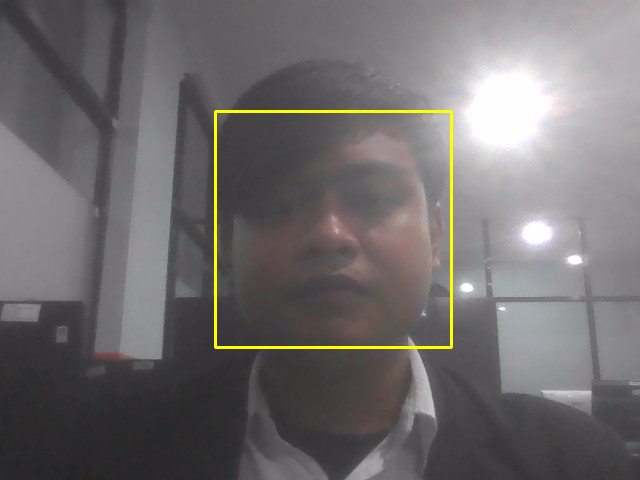
#> input picture original.png, 640 x 480 px, given in place of the camera
$ python uas.py
#> lines starting #> are read from the running program, lines starting #| are printed output that depends on the picture; after the words box and inside, x2 and y2 are one past the last pixel; in counts of white or black regions, pixels touching at a corner belong together
import os
import cv2

# Buat folder untuk menyimpan hasil snapshot
snapshot_folder = 'snapshots'
if not os.path.exists(snapshot_folder):
    os.makedirs(snapshot_folder)

# Load Haar Cascade untuk deteksi wajah
face_cascade = cv2.CascadeClassifier('haarcascade/haarcascade_frontalface_alt.xml')

# Buka kamera
cam = cv2.VideoCapture(0)

while True:
    ret, frame = cam.read()
#> frame is the input picture: shape (480, 640, 3); mean B, G, R 108, 108.8, 111.5
    if not ret:
        print("Gagal mengambil frame")
        break

    # Ubah ke grayscale untuk deteksi wajah
    gray = cv2.cvtColor(frame, cv2.COLOR_BGR2GRAY)

    # Deteksi wajah
    faces = face_cascade.detectMultiScale(gray, scaleFactor=1.1, minNeighbors=5, minSize=(30, 30))
#> faces = [[217, 111, 236, 236]]

    # Jika wajah terdeteksi
    for (x, y, w, h) in faces:
        # Gambar kotak kuning di sekitar wajah
        cv2.rectangle(frame, (x, y), (x + w, y + h), (0, 255, 255), 2)

        # Tekan 's' untuk menyimpan gambar
        if cv2.waitKey(1) & 0xFF == ord('s'):
            # 1. Simpan gambar original
            original_filename = os.path.join(snapshot_folder, 'original.png')
            cv2.imwrite(original_filename, frame)
            print(f"Gambar original disimpan sebagai {original_filename}")

            # 2. Simpan gambar grayscale
            grayscale_filename = os.path.join(snapshot_folder, 'grayscale.png')
            cv2.imwrite(grayscale_filename, gray)
            print(f"Gambar grayscale disimpan sebagai {grayscale_filename}")

            # 3. Simpan gambar blackwhite (thresholding)
            _, blackwhite = cv2.threshold(gray, 127, 255, cv2.THRESH_BINARY)
            blackwhite_filename = os.path.join(snapshot_folder, 'blackwhite.png')
            cv2.imwrite(blackwhite_filename, blackwhite)
            print(f"Gambar blackwhite disimpan sebagai {blackwhite_filename}")

            # 4. Simpan gambar yang dicrop sesuai dengan kotak kuning
            cropped_face = frame[y:y + h, x:x + w]  # Crop sesuai area wajah dalam kotak kuning
            cropped_filename = os.path.join(snapshot_folder, 'cropped_face.png')
            cv2.imwrite(cropped_filename, cropped_face)
            print(f"Gambar cropped wajah disimpan sebagai {cropped_filename}")

            # Hentikan loop setelah menyimpan gambar
            break
#> this loop made 1 pass; (key q is pressed on pass 1)
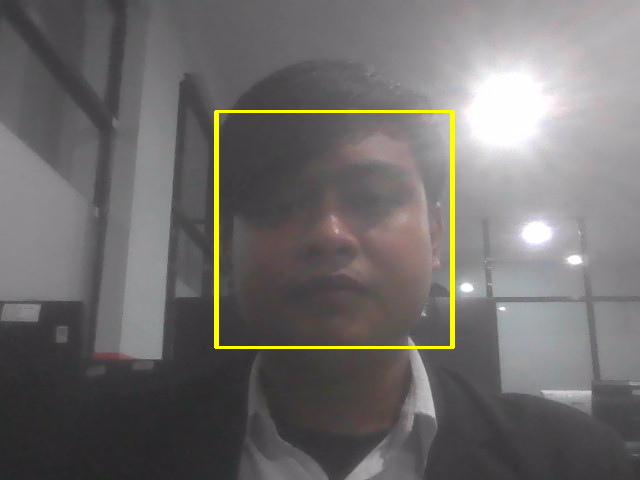
#> frame: shape (480, 640, 3); 0.31% of pixels changed, all inside (x1, y1, x2, y2) = (217, 110, 455, 349)

    # Tampilkan output
    cv2.imshow("Face Detection", frame)

    # Break on 'q' key
    if cv2.waitKey(1) & 0xFF == ord('q'):
#> (key q is pressed here)
        break

# Bersihkan kamera dan tutup semua jendela
cam.release()
cv2.destroyAllWindows()
